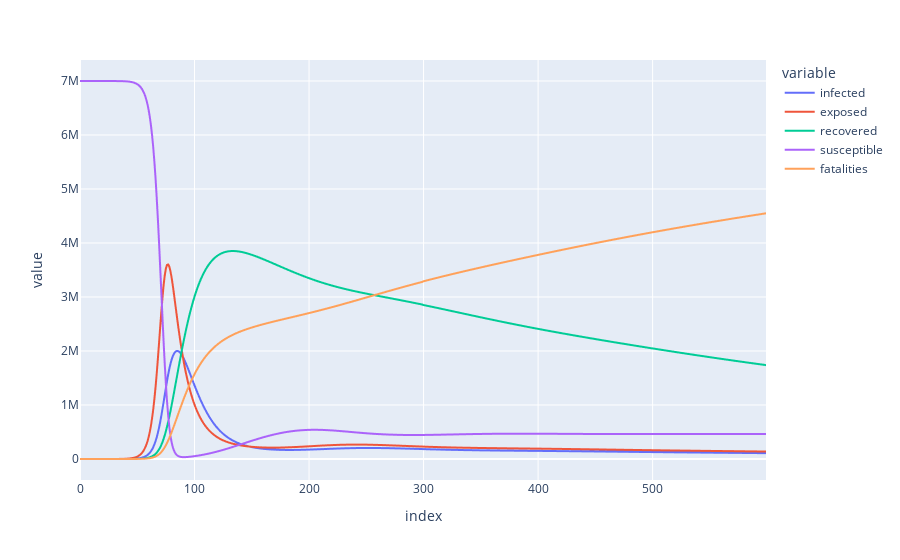

The notebook cell saved with this chart:
### Code cell
pdf = pdf.reset_index()

# We melt the dataframe (this is basically an unpivot) to make sure that we have one x value and 
# one y value column, we can differentiate between the different groups with the variable column
pdf = pdf.melt(id_vars=['index'])
px.line(pdf, x='index', y='value', color='variable')

### Figure 1 — Plotly figure (JSON) as saved in the notebook; plotly's stock layout.template omitted (floating-point values rounded to 4 significant figures; data arrays with more than 128 entries replaced by an {"elided": "..."} marker saying what was removed)
{"data": [{"hovertemplate": "variable=infected<br>index=%{x}<br>value=%{y}<extra></extra>", "legendgroup": "infected", "line": {"color": "#636efa", "dash": "solid"}, "mode": "lines", "name": "infected", "showlegend": true, "type": "scattergl", "x": {"elided": "600 int values"}, "xaxis": "x", "y": {"elided": "600 int values"}, "yaxis": "y"}, {"hovertemplate": "variable=exposed<br>index=%{x}<br>value=%{y}<extra></extra>", "legendgroup": "exposed", "line": {"color": "#EF553B", "dash": "solid"}, "mode": "lines", "name": "exposed", "showlegend": true, "type": "scattergl", "x": {"elided": "600 int values"}, "xaxis": "x", "y": {"elided": "600 int values"}, "yaxis": "y"}, {"hovertemplate": "variable=recovered<br>index=%{x}<br>value=%{y}<extra></extra>", "legendgroup": "recovered", "line": {"color": "#00cc96", "dash": "solid"}, "mode": "lines", "name": "recovered", "showlegend": true, "type": "scattergl", "x": {"elided": "600 int values"}, "xaxis": "x", "y": {"elided": "600 int values"}, "yaxis": "y"}, {"hovertemplate": "variable=susceptible<br>index=%{x}<br>value=%{y}<extra></extra>", "legendgroup": "susceptible", "line": {"color": "#ab63fa", "dash": "solid"}, "mode": "lines", "name": "susceptible", "showlegend": true, "type": "scattergl", "x": {"elided": "600 int values"}, "xaxis": "x", "y": {"elided": "600 int values"}, "yaxis": "y"}, {"hovertemplate": "variable=fatalities<br>index=%{x}<br>value=%{y}<extra></extra>", "legendgroup": "fatalities", "line": {"color": "#FFA15A", "dash": "solid"}, "mode": "lines", "name": "fatalities", "showlegend": true, "type": "scattergl", "x": {"elided": "600 int values"}, "xaxis": "x", "y": {"elided": "600 int values"}, "yaxis": "y"}], "layout": {"autosize": true, "legend": {"title": {"text": "variable"}, "tracegroupgap": 0}, "margin": {"t": 60}, "xaxis": {"anchor": "y", "autorange": true, "domain": [0, 1], "range": [0, 599], "title": {"text": "index"}, "type": "linear"}, "yaxis": {"anchor": "x", "autorange": true, "domain": [0, 1], "range": [-388900.0, 7389000.0], "title": {"text": "value"}, "type": "linear"}}}
